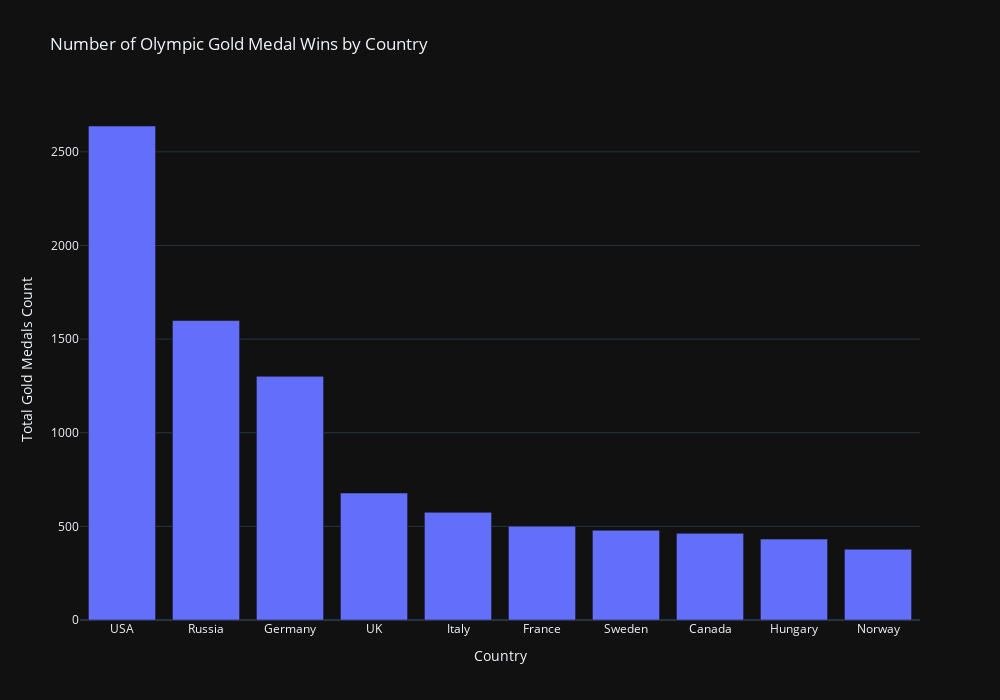

Here is the notebook cell this chart was saved with:
### Code cell
# ADDED TASK
gold_winners_df = clean_olympics_df[clean_olympics_df["Medal"] == "Gold"]
gold_winners_df["Country"].value_counts().head(10).reset_index()

# Rename columns
top_ten_gold_winners.columns = ["Country", "Total Gold Medals Count"]

# Visualize the table as a bar chart
top_ten_gold_winners_graph = px.bar(top_ten_gold_winners,
                               x = "Country",
                               y = "Total Gold Medals Count",
                               title = "Number of Olympic Gold Medal Wins by Country")

top_ten_gold_winners_graph.update_layout(yaxis_categoryorder = "total descending",
                                 template = "plotly_dark",
                                 height = 700,
                                 width = 1000)

### Figure 1 — Plotly figure (JSON) as saved in the notebook; plotly's stock layout.template omitted (floating-point values rounded to 4 significant figures)
{"data": [{"alignmentgroup": "True", "hovertemplate": "Country=%{x}<br>Total Gold Medals Count=%{y}<extra></extra>", "legendgroup": "", "marker": {"color": "#636efa", "pattern": {"shape": ""}}, "name": "", "offsetgroup": "", "orientation": "v", "showlegend": false, "textposition": "auto", "type": "bar", "x": ["USA", "Russia", "Germany", "UK", "Italy", "France", "Sweden", "Canada", "Hungary", "Norway"], "xaxis": "x", "y": [2638, 1599, 1301, 678, 575, 501, 479, 463, 432, 378], "yaxis": "y"}], "layout": {"barmode": "relative", "height": 700, "legend": {"tracegroupgap": 0}, "title": {"text": "Number of Olympic Gold Medal Wins by Country"}, "width": 1000, "xaxis": {"anchor": "y", "autorange": true, "domain": [0, 1], "range": [-0.5, 9.5], "title": {"text": "Country"}, "type": "category"}, "yaxis": {"anchor": "x", "autorange": true, "categoryorder": "total descending", "domain": [0, 1], "range": [0, 2777.0], "title": {"text": "Total Gold Medals Count"}, "type": "linear"}}}
